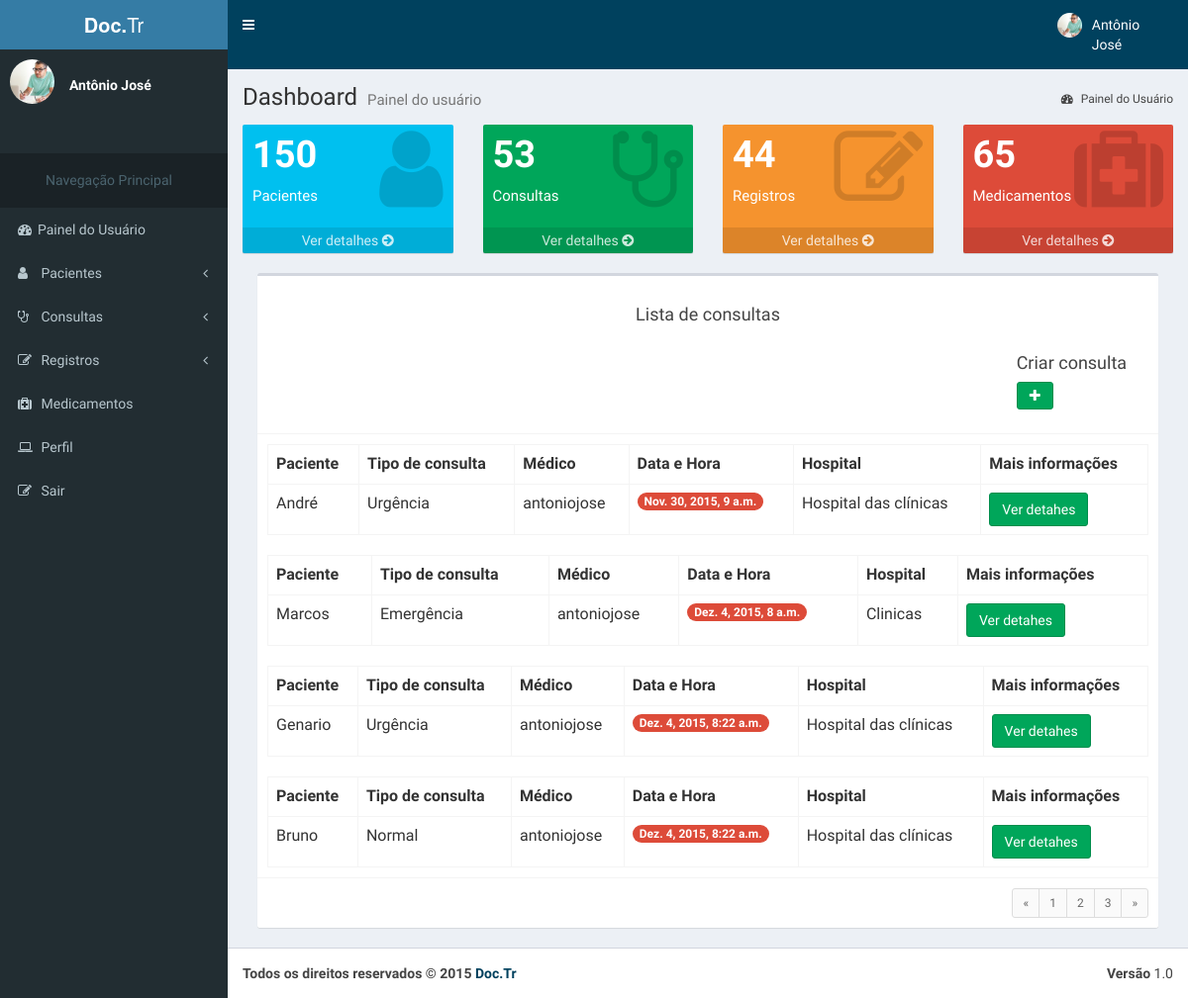
The page /consultas/ (signed in) on the database its author committed.
### accounts/models.py (models this page shows, shortened)
class UserU(AbstractBaseUser, PermissionsMixin):
    name = models.CharField('name', max_length=100, blank=True,null=True)
    image = models.ImageField(upload_to= 'accounts/images', verbose_name='Imagem',null = True, blank = True)
    email = models.EmailField('E-mail', unique=True)
    phone = models.CharField('Telefone', max_length=100, blank=True,null=True)
    username = models.CharField('name de Usuário', unique=True, max_length=100)
    birth_data = models.CharField('Data de Nascimento', max_length=100,blank=True, null=True)
    sex = models.CharField('Sexo',max_length=1, choices=(('M', 'Masculino'), ('F', 'Feminino')), default='Masculino', blank=True)
    is_active = models.BooleanField('Está ativo?', blank=True, default=True)
    is_staff = models.BooleanField('É da equipe?', blank=True, default=False)
    date_joined = models.DateTimeField('Data de Entrada', auto_now_add=True)
    objects = UserManager()
    USERNAME_FIELD = 'username'
    REQUIRED_FIELDS = ['email','name']
    class Meta:
        verbose_name = 'Usuário'
        verbose_name_plural = 'Usuários'

### consult/models.py (models this page shows, shortened)
class Doctor_consult(models.Model):
    STATUS_CHOICES = (
        (0, 'Realizada'),
        (1, 'Pendente'),
        (2, 'Cancelada'),
        (3, 'Arquivada'),
    )
    doctor = models.ForeignKey('accounts.Doctor', verbose_name='Médico',
        related_name='doctor_consult_Doctor', on_delete=models.CASCADE
    )
    consult = models.ForeignKey(
        Consult, verbose_name='Consulta', related_name='doctor_consult_Consult', on_delete=models.CASCADE
    )
    patient = models.ForeignKey(
        Patient, verbose_name='Paciente',
        related_name='doctor_consult_Patient',blank = True, null=True, on_delete=models.CASCADE
    )
    status = models.IntegerField(
        'Situação', choices=STATUS_CHOICES, default=1, blank=True
    )
    created_at = models.DateTimeField('Criado em', auto_now_add=True)
    updated_at = models.DateTimeField('Atualizado em', auto_now=True)
    class Meta:
        verbose_name = 'Médico_Consulta'
        verbose_name_plural = 'Médicos_Consultas'
        unique_together = (('doctor', 'consult'),)

class Consult(models.Model):
    consult_code = models.CharField('Código da Consulta', max_length=100, null=False, unique=True, primary_key=True)
    consult_type = models.CharField('Tipo de Consulta', max_length = 100)
    hospital = models.CharField('Hospital', max_length= 50)
    slug = models.SlugField('Atalho', max_length = 150, editable=True)
    about = models.TextField('Mais informações', blank = True)
    date_consult = models.DateTimeField('Data que está marcada a Consulta',auto_now_add=True, blank=True, null=True)
    created_at = models.DateTimeField('Criado em', auto_now_add=True)
    updated_at = models.DateTimeField('Atualizado em', auto_now=True)
    doctor = models.ForeignKey(
        settings.AUTH_USER_MODEL, verbose_name='Médico',
        related_name='consult_médico'
    )
    class Meta:
        verbose_name = 'Consulta'
        verbose_name_plural = 'Consultas'
        ordering = ['consult_type']

### consult/views.py (the view)
@login_required(redirect_field_name='login_obrigatorio')
def consults(request):
	template_name = ''
	contexto = {}
	consults = None
	try:
		doctor = Doctor.objects.get(id = request.user.id)
		consults = Doctor_consult.objects.all().filter(doctor = doctor)
		template_name = 'consult.html'
	except Exception as e:
		patient = Patient.objects.get(id = request.user.id)
		consults = Doctor_consult.objects.all().filter(patient = patient)
		template_name = 'consult_patient.html'
	contexto['consults'] = consults
	return render(request, template_name, contexto)

### accounts/models.py (called while the page is built)
    def __str__(self):
        return self.username

    def __str__(self):
        return self.name

### consult/templates/consult.html (shortened to what this page needs)
{% extends 'doctor/dashboard_doctor.html' %}
{% load static %}
      {% block content %}
        {% block shortcuts %}
            {{ block.super }}
            <div class="col-md-12">
              <div class="box">
                <div class="box-header with-border">
                  <br>
                  <center><h3 class="box-title">Lista de consultas</h3></center>
                  <br>
                  <form class="col-md-12 col-lg-offset-10">
                  <h4>Criar consulta</h4>
                    <div class="input-group">
                      <div class="input-group-btn">
                        <a href="{% url 'consult:create_consult' %}"><button class="btn btn-success" type="button"><i class="fa fa-plus"></i></button></a>
                      </div>
                    </div>
                  </form>
                </div>
                {% for consult in consults %}
                <div class="box-body">
                  <table class="table table-bordered">
                    <tr>
                      <th>Paciente</th>
                      <th>Tipo de consulta</th>
                      <th>Médico</th>
                      <th>Data e Hora</th>
                      <th>Hospital</th>
                      <th>Mais informações</th>
                    </tr>
                    <tr>
                      <td>{{consult.patient}}</td>
                      <td>{{consult.consult.consult_type}}</td>
                      <td>{{consult.doctor}}</td>
                      <td><span class="badge bg-red">{{consult.created_at}}</span></td>
                      <td>{{consult.consult.hospital}}</td>
                      <td>
                        <div class="input-group">
                          <div class="input-group-btn">
                            <a href="{% url 'consult:details_consult' consult.consult.slug %}"><button class="btn btn-success" type="button">Ver detahes</button></a>
                          </div>
                        </div>
                      </td>
                    </tr>
                  </table>
                </div>
                {% endfor %}
                <div class="box-footer clearfix">
                  <ul class="pagination pagination-sm no-margin pull-right">
                    <li><a href="#">&laquo;</a></li>
                    <li><a href="#">1</a></li>
                    <li><a href="#">2</a></li>
                    <li><a href="#">3</a></li>
                    <li><a href="#">&raquo;</a></li>
                  </ul>
                </div>
              </div>
            </div>
            </div>
            </div>
        {% endblock %}
      {% endblock %}

### accounts/templates/doctor/dashboard_doctor.html (shortened to what this page needs)
{% load static %}
<html>
  <head>
    <link rel="stylesheet" href="{% static 'bootstrap/css/bootstrap.min.css' %}">
    <link rel="stylesheet" href="http://maxcdn.bootstrapcdn.com/font-awesome/4.4.0/css/font-awesome.min.css">
    <link rel="stylesheet" href="http://code.ionicframework.com/ionicons/2.0.1/css/ionicons.min.css">
    <link rel="stylesheet" href="{% static 'dist/css/AdminLTE.min.css' %}">
    <link rel="stylesheet" href="{% static 'dist/css/skins/_all-skins.min.css' %}">
    <link rel="stylesheet" href="{% static 'plugins/iCheck/flat/blue.css' %}">
    <link rel="stylesheet" href="{% static 'plugins/morris/morris.css' %}">
    <link rel="stylesheet" href="{% static 'plugins/jvectormap/jquery-jvectormap-1.2.2.css' %}">
    <link rel="stylesheet" href="{% static 'plugins/datepicker/datepicker3.css' %}">
    <link rel="stylesheet" href="{% static 'plugins/daterangepicker/daterangepicker-bs3.css' %}">
    <link rel="stylesheet" href="{% static 'plugins/bootstrap-wysihtml5/bootstrap3-wysihtml5.min.css' %}">
  </head>
  <body class="hold-transition skin-blue sidebar-mini">
    <div class="wrapper">
    {% block header %}
      <header class="main-header">
        <a href="{% url 'accounts:dashboard' %}" class="logo">
          <span class="logo-lg"><b>Doc.</b>Tr</span>
        </a>
        <nav class="navbar navbar-static-top" role="navigation">
          <a href="#" class="sidebar-toggle" data-toggle="offcanvas" role="button">
          </a>
          <div class="navbar-custom-menu">
            <ul class="nav navbar-nav">
              <li class="dropdown user user-menu">
                <a href="#" class="dropdown-toggle" data-toggle="dropdown">
                  <img src="{% static 'dist/img/user6-128x128.jpg' %}" class="user-image" alt="User Image" id="foto">
                  <span class="hidden-xs">{{user.name}}</span>
                </a>
            </ul>
          </div>
        </nav>
      </header>
      {% endblock %}
      {% block menu %}
      <aside class="main-sidebar">
        <section class="sidebar">
          <div class="user-panel">
            <div class="pull-left image">
              <img src="{% static 'dist/img/user6-128x128.jpg' %}" class="img-circle" alt="User Image">
            </div>
            <div class="pull-left info">
              <br>
              <p>{{user.name}}</p>
            </div>
          </div>
          <br>
          <br>
          <ul class="sidebar-menu">
            <li class="header"><center><h5>Navegação Principal</h5></center></li>
            <li class="active treeview">
              <a href="{% url 'accounts:dashboard' %}">
                <i class="fa fa-dashboard"></i><span>Painel do Usuário</span>
              </a>
            </li>
            <li class="treeview">
              <a href="#">
                <i class="fa fa-user"></i>
                <span>Pacientes</span>
                <i class="fa fa-angle-left pull-right"></i>
              </a>
            </li>
            <li>
              <a href="pages/widgets.html">
                <i class="fa fa-stethoscope"></i> <span>Consultas</span>
                <i class="fa fa-angle-left pull-right"></i>
              </a>
            </li>
            <li class="treeview">
              <a href="#">
                <i class="fa fa-pencil-square-o"></i>
                <span>Registros</span>
                <i class="fa fa-angle-left pull-right"></i>
              </a>
            </li>
            <li class="treeview">
              <a href="{% url 'accounts:medication' %}">
                <i class="fa fa-medkit"></i>
                <span>Medicamentos</span>
              </a>
            </li>
            <li class="treeview">
              <a href="{% url 'accounts:profile' %}">
                <i class="fa fa-laptop"></i>
                <span>Perfil</span>
              </a>
            </li>
            <li class="treeview">
              <a href="{% url 'core:logout' %}">
                <i class="fa fa-edit"></i> <span>Sair</span>
              </a>
            </li>
          </ul>
        </section>
      </aside>
      {% endblock %}
      {% block content %}
      {% block shortcuts %}
      <div class="content-wrapper">
        <section class="content-header">
          <h1>
            Dashboard
            <small>Painel do usuário</small>
          </h1>
          <ol class="breadcrumb">
            <li class="active"><a href="{% url 'accounts:dashboard' %}"><i class="fa fa-dashboard"></i> Painel do Usuário</a></li>
          </ol>
        </section>
        <section class="content">
          <div class="row">
            <div class="col-lg-3 col-xs-6">
              <div class="small-box bg-aqua">
                <div class="inner">
                  <h3>150</h3>
                  <p>Pacientes</p>
                </div>
                <div class="icon">
                  <i class="fa fa-user"></i>
                </div>
                <a href="{% url 'accounts:patients_list' %}" class="small-box-footer">Ver detalhes <i class="fa fa-arrow-circle-right"></i></a>
              </div>
            </div>
            <div class="col-lg-3 col-xs-6">
              <div class="small-box bg-green">
                <div class="inner">
                  <h3>53<sup style="font-size: 20px"></sup></h3>
                  <p>Consultas</p>
                </div>
                <div class="icon">
                  <i class="fa fa-stethoscope"></i>
                </div>
                <a href="{% url 'consult:consults' %}" class="small-box-footer">Ver detalhes <i class="fa fa-arrow-circle-right"></i></a>
              </div>
            </div>
            <div class="col-lg-3 col-xs-6">
              <div class="small-box bg-yellow">
                <div class="inner">
                  <h3>44</h3>
                  <p>Registros</p>
                </div>
                <div class="icon">
                  <i class="fa fa-pencil-square-o"></i>
                </div>
                <a href="{% url 'register:registers' %}" class="small-box-footer">Ver detalhes <i class="fa fa-arrow-circle-right"></i></a>
              </div>
            </div>
            <div class="col-lg-3 col-xs-6">
              <div class="small-box bg-red">
                <div class="inner">
                  <h3>65</h3>
                  <p>Medicamentos</p>
                </div>
                <div class="icon">
                  <i class="fa fa-medkit"></i>
                </div>
                <a href="{% url 'accounts:medication' %}" class="small-box-footer">Ver detalhes <i class="fa fa-arrow-circle-right"></i></a>
              </div>
            </div>
          </div>
        {% endblock %}
      {% endblock %}
      {% block footer %}
      <footer class="main-footer">
        <div class="pull-right hidden-xs">
          <b>Versão</b> 1.0
        </div>
        <strong>Todos os direitos reservados &copy; 2015 <a href="{% url 'core:home' %}">Doc.Tr</a>
      </footer>
      {% endblock %}
  </body>
</html>

### accounts/templates/doctor/dashboard_doctor.html (style rules this page uses)
.navbar-nav { margin-right: 20%; }

### rows shown on the page
UserU: name "Antônio José"
Doctor_consult: patient "André", consult.consult_type "Urgência", doctor "antoniojose", created_at "Nov. 30, 2015, 9 a.m.", consult.hospital "Hospital das clínicas"
Doctor_consult: patient "Marcos", consult.consult_type "Emergência", doctor "antoniojose", created_at "Dez. 4, 2015, 8 a.m.", consult.hospital "Clinicas"
Doctor_consult: patient "Genario", consult.consult_type "Urgência", doctor "antoniojose", created_at "Dez. 4, 2015, 8:22 a.m.", consult.hospital "Hospital das clínicas"
Doctor_consult: patient "Bruno", consult.consult_type "Normal", doctor "antoniojose", created_at "Dez. 4, 2015, 8:22 a.m.", consult.hospital "Hospital das clínicas"
